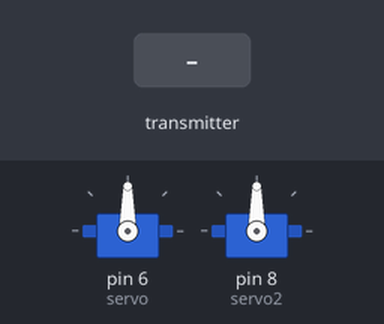
Recording of a sketch running on a simulated Arduino Uno, built with avr-gcc and run on an emulated ATmega328P. Parts: 2 × servo. The inputs (shaded band) are chosen by the test bench. No radio packets arrive unless stated.

Above: at 1.2 s.
1.3 s: the transmitter starts sending angles.0 = 0
At 2.0 s:
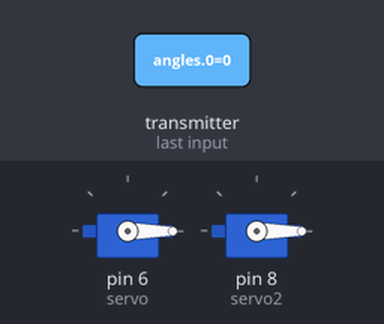
2.8 s: the transmitter starts sending angles.1 = 45
At 3.2 s:
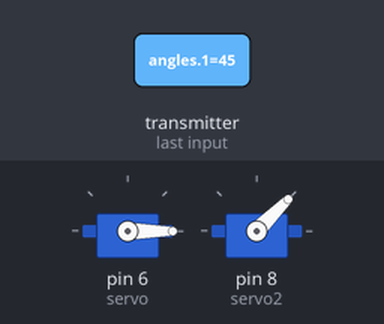
4.3 s: the transmitter starts sending angles.0 = 45
At 5.5 s:
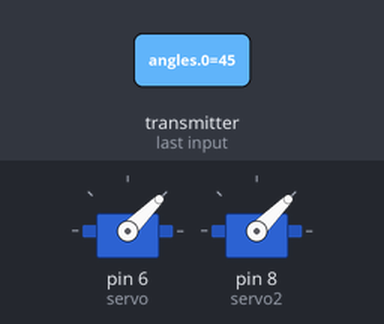
5.8 s: the transmitter starts sending angles.1 = 0
At 6.7 s:
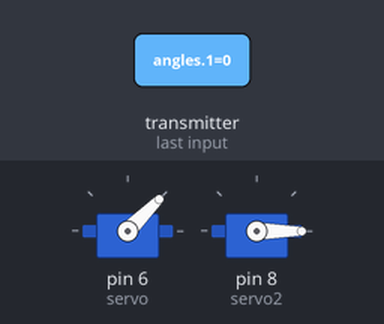
7.3 s: the transmitter starts sending angles.0 = 90
At 7.8 s:
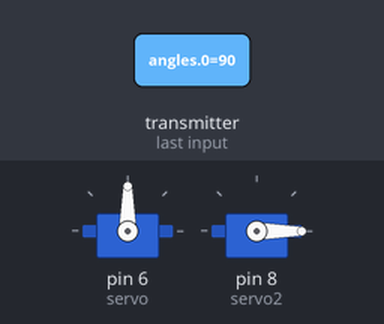
8.8 s: the transmitter starts sending angles.1 = 180
At 10.1 s:
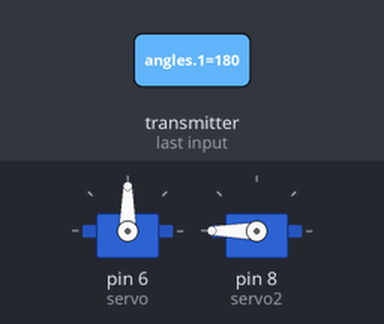
Timing chart, 0 to 11.3 s (numbered marks = the images above; inputs shaded):
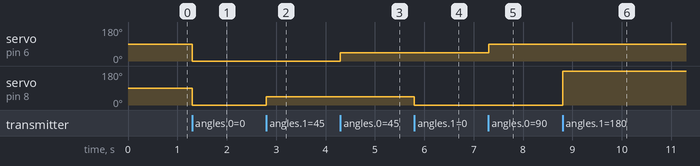

Measured:
- after the input at 1.3 s, servo on pin 6 (servo), servo on pin 8 (servo2): 90° → 0° at once
- after the input at 2.8 s, servo on pin 8 (servo2): 0° → 45° at once
- after the input at 4.3 s, servo on pin 6 (servo): 0° → 45° at once
- after the input at 5.8 s, servo on pin 8 (servo2): 45° → 0° at once
- after the input at 7.3 s, servo on pin 6 (servo): 45° → 90° at once
- after the input at 8.8 s, servo on pin 8 (servo2): 0° → 180° at once

The sketch:

sketch_oct14a.ino
```cpp
#include <Servo.h>
#include <nRF24L01.h>
#include <RF24.h>

RF24 radio(9, 10);
const byte address[6] = "00001";
Servo servo;
Servo servo2;

void setup(void) {
  radio.begin();
  radio.openReadingPipe(0, address);
  radio.setPALevel(RF24_PA_MIN);
  radio.startListening();
  servo.attach(6);
  servo2.attach(8);
  servo.write(90);
  servo2.write(90);
}

void loop() {
  if (radio.available()) {
    int angles[2];
    radio.read(&angles, sizeof(angles));
    servo.write(angles[0]);
    servo2.write(angles[1]);
  }
}
```
